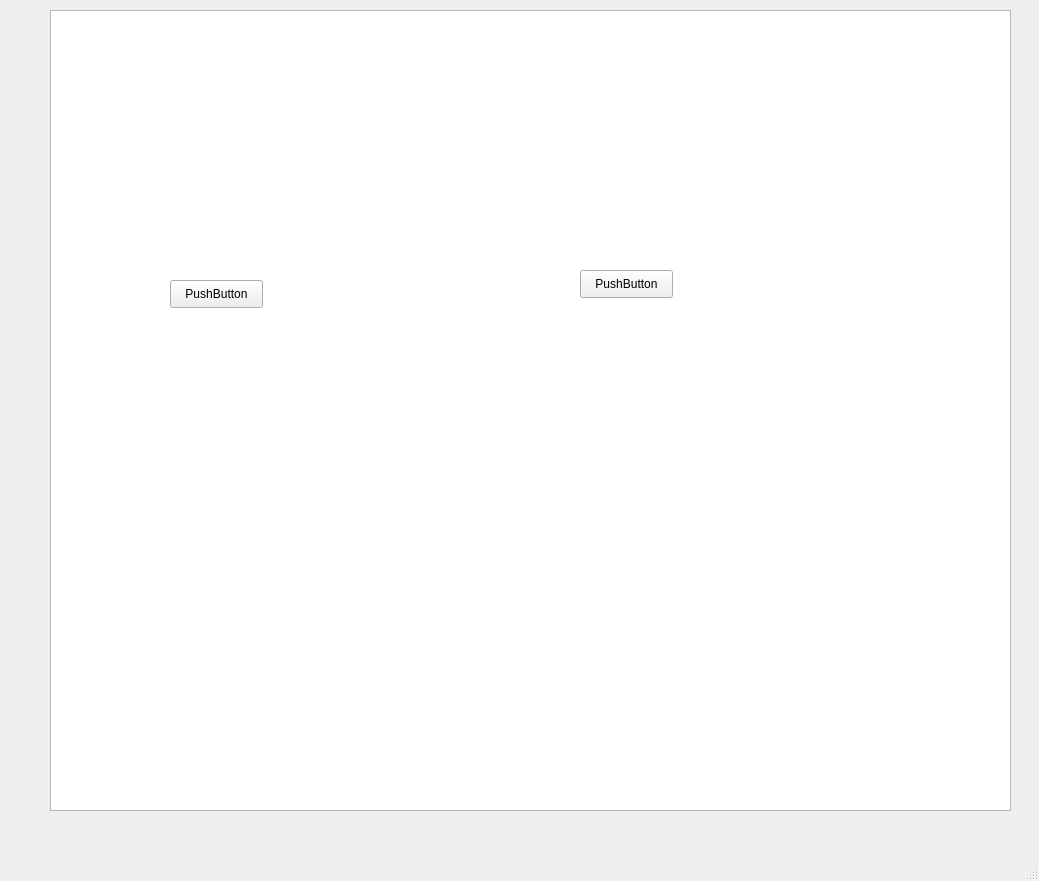
<?xml version="1.0" encoding="UTF-8"?>
<ui version="4.0">
 <class>MainWindow</class>
 <widget class="QMainWindow" name="MainWindow">
  <property name="geometry">
   <rect>
    <x>0</x>
    <y>0</y>
    <width>1039</width>
    <height>881</height>
   </rect>
  </property>
  <property name="windowTitle">
   <string>MainWindow</string>
  </property>
  <widget class="QWidget" name="centralwidget">
   <widget class="QGraphicsView" name="graphicsView">
    <property name="geometry">
     <rect>
      <x>50</x>
      <y>10</y>
      <width>961</width>
      <height>801</height>
     </rect>
    </property>
    <property name="styleSheet">
     <string notr="true">border-image:url(:/pic/DSS.png)</string>
    </property>
    <property name="transformationAnchor">
     <enum>QGraphicsView::NoAnchor</enum>
    </property>
   </widget>
   <widget class="QPushButton" name="pushButton">
    <property name="geometry">
     <rect>
      <x>170</x>
      <y>280</y>
      <width>93</width>
      <height>28</height>
     </rect>
    </property>
    <property name="styleSheet">
     <string notr="true">border-image:url(:/pic/DSS.png)</string>
    </property>
    <property name="text">
     <string>PushButton</string>
    </property>
   </widget>
   <widget class="QPushButton" name="pushButton_2">
    <property name="geometry">
     <rect>
      <x>580</x>
      <y>270</y>
      <width>93</width>
      <height>28</height>
     </rect>
    </property>
    <property name="text">
     <string>PushButton</string>
    </property>
   </widget>
  </widget>
  <widget class="QMenuBar" name="menubar">
   <property name="geometry">
    <rect>
     <x>0</x>
     <y>0</y>
     <width>1039</width>
     <height>26</height>
    </rect>
   </property>
  </widget>
  <widget class="QStatusBar" name="statusbar"/>
 </widget>
 <resources>
  <include location="aaa.qrc"/>
 </resources>
 <connections/>
</ui>
